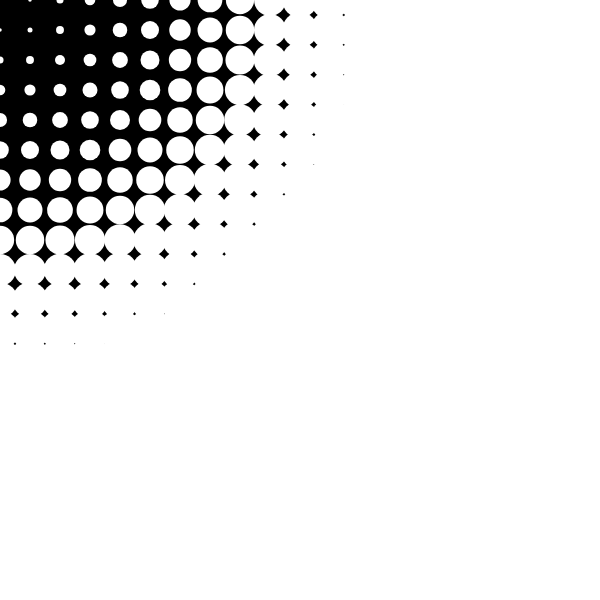
Frame 1 (no input)
Frame 60 (no input): identical to frame 1, image omitted
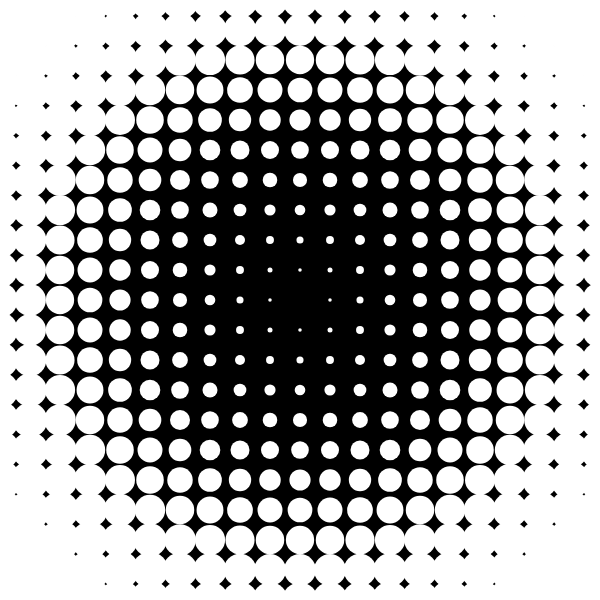
Frame 120 (the mouse pressed at the canvas centre since frame 60)

The p5.js sketch that drew these frames (run headless with seeded random() and noise() and a simulated clock; from frame 60 on, the mouse is pressed at the canvas centre):

// p5.js sketch
// ── sketch.js
function setup() {
  createCanvas(600, 600);
  
  // Max distance is across the diagonal
  diagonal = dist(0,0,width,height)
  
  // Compute coordinates of the centre of the canvas
  centreX = width/2
  centreY = height/2
}

function draw() {
  background("black");

  // Set our circle style
  noStroke()
  fill("white")
  
  // Set spacing for the circles
  spacingX = width / 20
  spacingY = width / 20
  
  // Draw a grid of circles
  for (x=0; x<=width; x += spacingX) {
    for (y=0; y<=height; y += spacingY) {
      mouseToShape = dist(x, y, mouseX, mouseY)
      size = map(mouseToShape, 0, diagonal, 0, 100)
      circle(x, y, size)
    }    
  }  
}
